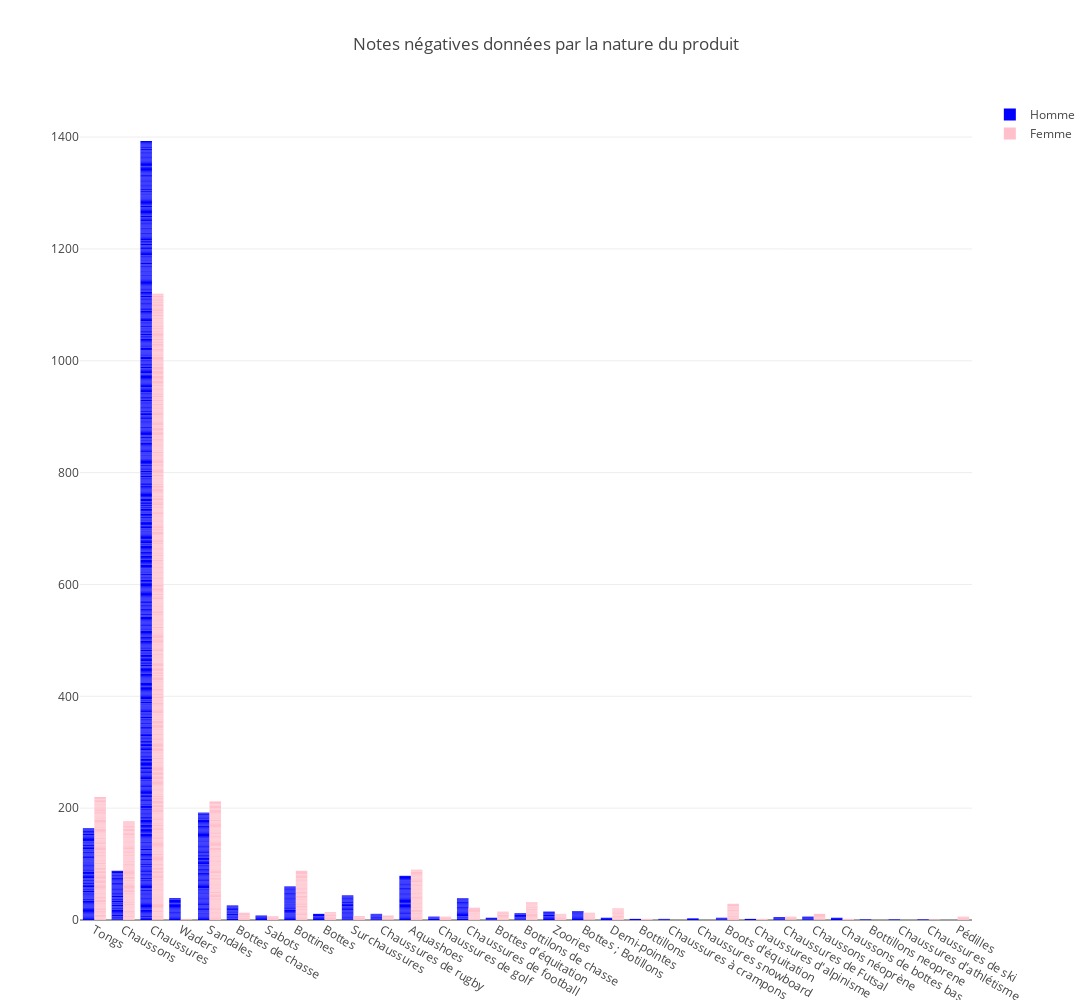

Source (notebook cell):
### Code cell
import plotly.graph_objects as go

# Couleur personnalisée pour les barres
couleur_bars = 'rgba(0, 0, 128, 1)'  # Bleu foncé

# Créer la figure en utilisant les données correctes
fig = go.Figure(
    data=[
        go.Bar(
            x=df_note[df_note["sexe"] == "H"]["nature"],  # Nature pour le sexe "H"
            y=df_note[df_note["sexe"] == "H"]["note"],    # Notes pour le sexe "H"
            marker=dict(color='blue'),  # Couleur pour le sexe "H"
            name='Homme'  # Légende pour le sexe "H"
        ),
        go.Bar(
            x=df_note[df_note["sexe"] == "F"]["nature"],  # Nature pour le sexe "F"
            y=df_note[df_note["sexe"] == "F"]["note"],    # Notes pour le sexe "F"
            marker=dict(color='pink'),  # Couleur pour le sexe "F"
            name='Femme'  # Légende pour le sexe "F"
        )
    ],
    layout=go.Layout(
        title=go.layout.Title(text="Notes négatives données par la nature du produit"),
        plot_bgcolor='white',  # Couleur de fond en blanc
        width=1100,  # Largeur de la figure en pixels
        height=1000,  # Hauteur de la figure en pixels
        barmode='group'  # Mode de groupage des barres
    )
)

fig.show()

### Figure 1 — Plotly figure (JSON) as saved in the notebook; plotly's stock layout.template omitted (floating-point values rounded to 4 significant figures; data arrays with more than 128 entries replaced by an {"elided": "..."} marker saying what was removed)
{"data": [{"marker": {"color": "blue"}, "name": "Homme", "type": "bar", "x": {"elided": "1393 str values"}, "y": {"elided": "1393 int values"}}, {"marker": {"color": "pink"}, "name": "Femme", "type": "bar", "x": {"elided": "1340 str values"}, "y": {"elided": "1340 int values"}}], "layout": {"barmode": "group", "height": 1000, "plot_bgcolor": "white", "title": {"text": "Notes négatives données par la nature du produit"}, "width": 1100}}
